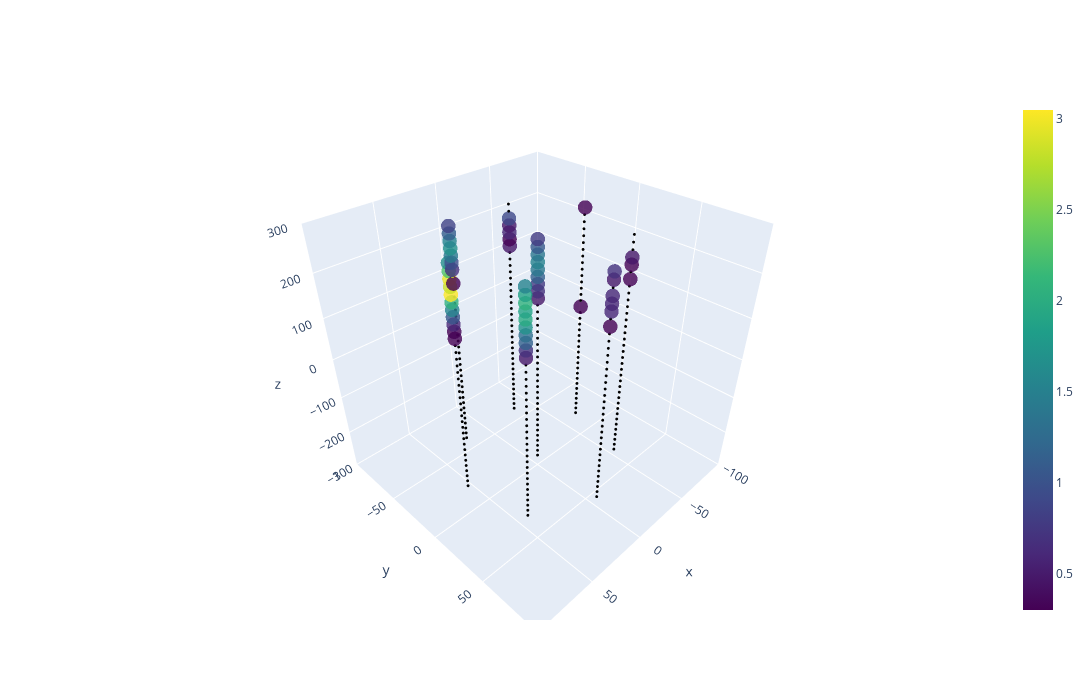

This figure's notebook cell:
### Code cell
print('Most hits')
id_event = max_event
hebe.event_plotting(
    hebe._det,
    hit_set[id_event][2]
)
print('Event ID')
print(id_event)
print('Hits')
print(sum([len(dom) for dom in hit_set[id_event][2]]))
print('Energy in GeV')
print(hit_set[id_event][0]['energy'])

### Figure 1 — Plotly figure (JSON) as saved in the notebook; plotly's stock layout.template omitted (floating-point values rounded to 4 significant figures; data arrays with more than 128 entries replaced by an {"elided": "..."} marker saying what was removed)
{"data": [{"marker": {"color": [0.4771, 0.699, 0.7782, 1.146, 1.398, 1.519, 1.38, 1.079, 0.7782, 0.301, 0.6021, 0.6021, 0.6021, 0.4771, 0.699, 0.4771, 0.699, 1.146, 1.301, 1.699, 1.968, 1.886, 2.061, 1.881, 1.531, 0.301, 0.301, 0.6021, 1.041, 1.544, 2.045, 3.049, 2.828, 2.959, 2.255, 1.643, 0.301, 0.699, 0.9542, 1.415, 1.681, 1.544, 1.114, 0.8451, 0.4771, 0.301, 0.6021, 0.4771, 0.9031, 0.301, 0.301, 0.301, 0.301, 0.4771], "colorscale": [[0, "#440154"], [0.1111, "#482878"], [0.2222, "#3e4989"], [0.3333, "#31688e"], [0.4444, "#26828e"], [0.5556, "#1f9e89"], [0.6667, "#35b779"], [0.7778, "#6ece58"], [0.8889, "#b5de2b"], [1, "#fde725"]], "opacity": 0.8, "showscale": true, "size": 5}, "mode": "markers", "type": "scatter3d", "x": [0, 0, 0, 0, 0, 0, 0, 0, 0, 0, 0, 0, 0, 0, 0, 46.91, 46.91, 46.91, 46.91, 46.91, 46.91, 46.91, 46.91, 46.91, 46.91, 58.5, 58.5, 58.5, 58.5, 58.5, 58.5, 58.5, 58.5, 58.5, 58.5, 58.5, 26.03, 26.03, 26.03, 26.03, 26.03, 26.03, 26.03, 26.03, -26.03, -26.03, -26.03, -26.03, -26.03, -58.5, -58.5, -46.91, -46.91, -46.91], "y": [0, 0, 0, 0, 0, 0, 0, 0, 0, 60, 60, 60, 60, 60, 60, 37.41, 37.41, 37.41, 37.41, 37.41, 37.41, 37.41, 37.41, 37.41, 37.41, -13.35, -13.35, -13.35, -13.35, -13.35, -13.35, -13.35, -13.35, -13.35, -13.35, -13.35, -54.06, -54.06, -54.06, -54.06, -54.06, -54.06, -54.06, -54.06, -54.06, -54.06, -54.06, -54.06, -54.06, -13.35, -13.35, 37.41, 37.41, 37.41], "z": [146.6, 162, 177.4, 192.9, 208.3, 223.7, 239.1, 254.6, 270, 162, 192.9, 208.3, 223.7, 254.6, 270, 131.1, 146.6, 162, 177.4, 192.9, 208.3, 223.7, 239.1, 254.6, 270, 115.7, 131.1, 146.6, 162, 177.4, 192.9, 208.3, 223.7, 239.1, 254.6, 270, 146.6, 177.4, 192.9, 208.3, 223.7, 239.1, 254.6, 270, 177.4, 192.9, 208.3, 223.7, 239.1, 38.57, 270, 177.4, 208.3, 223.7]}, {"marker": {"color": "black", "colorscale": [[0, "#440154"], [0.1111, "#482878"], [0.2222, "#3e4989"], [0.3333, "#31688e"], [0.4444, "#26828e"], [0.5556, "#1f9e89"], [0.6667, "#35b779"], [0.7778, "#6ece58"], [0.8889, "#b5de2b"], [1, "#fde725"]], "opacity": 1, "size": 1}, "mode": "markers", "type": "scatter3d", "x": {"elided": "234 float values"}, "y": {"elided": "234 float values"}, "z": {"elided": "234 float values"}}], "layout": {"coloraxis": {"colorbar": {"title": {"text": "log10(det. photons)"}}, "showscale": true}, "height": 700, "scene": {"xaxis": {"range": [-100, 100]}, "yaxis": {"range": [-100, 100]}, "zaxis": {"range": [-300, 300]}}, "showlegend": false, "width": 1400}}
